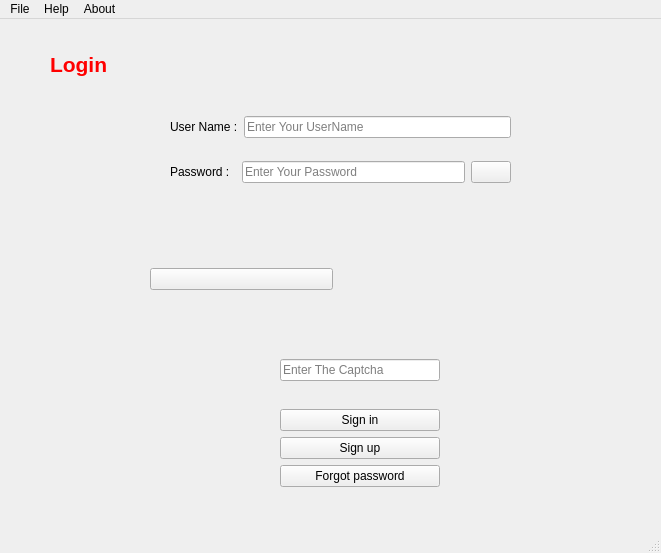
<?xml version="1.0" encoding="UTF-8"?>
<ui version="4.0">
 <class>login</class>
 <widget class="QMainWindow" name="login">
  <property name="windowModality">
   <enum>Qt::NonModal</enum>
  </property>
  <property name="enabled">
   <bool>true</bool>
  </property>
  <property name="geometry">
   <rect>
    <x>0</x>
    <y>0</y>
    <width>661</width>
    <height>553</height>
   </rect>
  </property>
  <property name="sizePolicy">
   <sizepolicy hsizetype="Fixed" vsizetype="Fixed">
    <horstretch>0</horstretch>
    <verstretch>0</verstretch>
   </sizepolicy>
  </property>
  <property name="tabletTracking">
   <bool>false</bool>
  </property>
  <property name="focusPolicy">
   <enum>Qt::NoFocus</enum>
  </property>
  <property name="contextMenuPolicy">
   <enum>Qt::DefaultContextMenu</enum>
  </property>
  <property name="acceptDrops">
   <bool>false</bool>
  </property>
  <property name="windowTitle">
   <string>Login</string>
  </property>
  <property name="windowIcon">
   <iconset resource="files.qrc">
    <normaloff>:/icon/images/icons8-enter-96.png</normaloff>:/icon/images/icons8-enter-96.png</iconset>
  </property>
  <property name="whatsThis">
   <string notr="true"/>
  </property>
  <property name="autoFillBackground">
   <bool>false</bool>
  </property>
  <property name="styleSheet">
   <string notr="true"/>
  </property>
  <property name="inputMethodHints">
   <set>Qt::ImhNone</set>
  </property>
  <property name="toolButtonStyle">
   <enum>Qt::ToolButtonIconOnly</enum>
  </property>
  <property name="animated">
   <bool>true</bool>
  </property>
  <property name="documentMode">
   <bool>false</bool>
  </property>
  <property name="dockNestingEnabled">
   <bool>false</bool>
  </property>
  <property name="unifiedTitleAndToolBarOnMac">
   <bool>false</bool>
  </property>
  <widget class="QWidget" name="centralwidget">
   <widget class="QWidget" name="horizontalLayoutWidget">
    <property name="geometry">
     <rect>
      <x>150</x>
      <y>200</y>
      <width>371</width>
      <height>121</height>
     </rect>
    </property>
    <layout class="QHBoxLayout" name="horizontalLayout_4">
     <item>
      <layout class="QVBoxLayout" name="verticalLayout_4">
       <item>
        <widget class="QPushButton" name="qpb_replace">
         <property name="cursor">
          <cursorShape>PointingHandCursor</cursorShape>
         </property>
         <property name="toolTip">
          <string>Replace</string>
         </property>
         <property name="text">
          <string/>
         </property>
         <property name="icon">
          <iconset resource="files.qrc">
           <normaloff>:/icon/images/icons8-replace-100.png</normaloff>:/icon/images/icons8-replace-100.png</iconset>
         </property>
         <property name="iconSize">
          <size>
           <width>45</width>
           <height>45</height>
          </size>
         </property>
        </widget>
       </item>
      </layout>
     </item>
     <item>
      <widget class="QLabel" name="label">
       <property name="text">
        <string/>
       </property>
      </widget>
     </item>
    </layout>
   </widget>
   <widget class="QLabel" name="qlb_signin">
    <property name="geometry">
     <rect>
      <x>50</x>
      <y>20</y>
      <width>111</width>
      <height>51</height>
     </rect>
    </property>
    <property name="font">
     <font>
      <pointsize>16</pointsize>
      <weight>75</weight>
      <bold>true</bold>
     </font>
    </property>
    <property name="styleSheet">
     <string notr="true">color: rgb(255, 0, 0);</string>
    </property>
    <property name="text">
     <string>Login</string>
    </property>
   </widget>
   <widget class="QWidget" name="layoutWidget">
    <property name="geometry">
     <rect>
      <x>170</x>
      <y>80</y>
      <width>341</width>
      <height>101</height>
     </rect>
    </property>
    <layout class="QVBoxLayout" name="verticalLayout">
     <item>
      <layout class="QHBoxLayout" name="horizontalLayout_2">
       <item>
        <widget class="QLabel" name="qlb_username">
         <property name="autoFillBackground">
          <bool>false</bool>
         </property>
         <property name="text">
          <string>User Name :</string>
         </property>
         <property name="scaledContents">
          <bool>false</bool>
         </property>
        </widget>
       </item>
       <item>
        <widget class="QLineEdit" name="qle_username">
         <property name="inputMask">
          <string/>
         </property>
         <property name="placeholderText">
          <string>Enter Your UserName</string>
         </property>
         <property name="clearButtonEnabled">
          <bool>true</bool>
         </property>
        </widget>
       </item>
      </layout>
     </item>
     <item>
      <layout class="QHBoxLayout" name="horizontalLayout_3">
       <item>
        <widget class="QLabel" name="qlb_password">
         <property name="text">
          <string>Password :  </string>
         </property>
        </widget>
       </item>
       <item>
        <layout class="QHBoxLayout" name="horizontalLayout">
         <item>
          <widget class="QLineEdit" name="qle_password">
           <property name="echoMode">
            <enum>QLineEdit::Password</enum>
           </property>
           <property name="placeholderText">
            <string>Enter Your Password</string>
           </property>
           <property name="clearButtonEnabled">
            <bool>true</bool>
           </property>
          </widget>
         </item>
         <item>
          <widget class="QPushButton" name="qpb_show_password">
           <property name="cursor">
            <cursorShape>PointingHandCursor</cursorShape>
           </property>
           <property name="text">
            <string/>
           </property>
           <property name="icon">
            <iconset resource="files.qrc">
             <normaloff>:/icon/images/icons8-eye-90.png</normaloff>:/icon/images/icons8-eye-90.png</iconset>
           </property>
           <property name="checkable">
            <bool>true</bool>
           </property>
          </widget>
         </item>
        </layout>
       </item>
      </layout>
     </item>
    </layout>
   </widget>
   <widget class="QWidget" name="verticalLayoutWidget">
    <property name="geometry">
     <rect>
      <x>280</x>
      <y>340</y>
      <width>160</width>
      <height>128</height>
     </rect>
    </property>
    <layout class="QVBoxLayout" name="verticalLayout_2">
     <item>
      <widget class="QLineEdit" name="led_captcha">
       <property name="inputMethodHints">
        <set>Qt::ImhFormattedNumbersOnly</set>
       </property>
       <property name="inputMask">
        <string notr="true"/>
       </property>
       <property name="text">
        <string notr="true"/>
       </property>
       <property name="frame">
        <bool>true</bool>
       </property>
       <property name="placeholderText">
        <string>Enter The Captcha</string>
       </property>
       <property name="clearButtonEnabled">
        <bool>true</bool>
       </property>
      </widget>
     </item>
     <item>
      <widget class="QLabel" name="label_2">
       <property name="text">
        <string/>
       </property>
      </widget>
     </item>
     <item>
      <widget class="QPushButton" name="qpb_signin">
       <property name="cursor">
        <cursorShape>PointingHandCursor</cursorShape>
       </property>
       <property name="statusTip">
        <string>To log in </string>
       </property>
       <property name="text">
        <string>Sign in</string>
       </property>
      </widget>
     </item>
     <item>
      <widget class="QPushButton" name="qpb_signup">
       <property name="cursor">
        <cursorShape>PointingHandCursor</cursorShape>
       </property>
       <property name="statusTip">
        <string>To register</string>
       </property>
       <property name="styleSheet">
        <string notr="true"/>
       </property>
       <property name="text">
        <string>Sign up</string>
       </property>
      </widget>
     </item>
     <item>
      <widget class="QPushButton" name="pushButton">
       <property name="cursor">
        <cursorShape>PointingHandCursor</cursorShape>
       </property>
       <property name="statusTip">
        <string>If you forgot your password click</string>
       </property>
       <property name="text">
        <string>Forgot password</string>
       </property>
      </widget>
     </item>
    </layout>
   </widget>
  </widget>
  <widget class="QStatusBar" name="statusbar"/>
  <widget class="QMenuBar" name="menubar">
   <property name="geometry">
    <rect>
     <x>0</x>
     <y>0</y>
     <width>661</width>
     <height>21</height>
    </rect>
   </property>
   <widget class="QMenu" name="menuFile">
    <property name="title">
     <string>File</string>
    </property>
    <addaction name="actionReset_2"/>
    <addaction name="actionExit_3"/>
   </widget>
   <widget class="QMenu" name="menuHelp">
    <property name="title">
     <string>Help</string>
    </property>
    <addaction name="actionHelp"/>
   </widget>
   <widget class="QMenu" name="menuAbout">
    <property name="title">
     <string>About</string>
    </property>
    <addaction name="actionAbout"/>
   </widget>
   <addaction name="menuFile"/>
   <addaction name="menuHelp"/>
   <addaction name="menuAbout"/>
  </widget>
  <action name="actionNew">
   <property name="text">
    <string>New</string>
   </property>
  </action>
  <action name="actionReset_2">
   <property name="icon">
    <iconset resource="files.qrc">
     <normaloff>:/icon/images/icons8-password-reset-96.png</normaloff>:/icon/images/icons8-password-reset-96.png</iconset>
   </property>
   <property name="text">
    <string>Reset</string>
   </property>
  </action>
  <action name="actionExit_3">
   <property name="icon">
    <iconset resource="Resource.qrc">
     <normaloff>:/icon/images/001_60.gif</normaloff>:/icon/images/001_60.gif</iconset>
   </property>
   <property name="text">
    <string>Exit</string>
   </property>
  </action>
  <action name="actionHelp">
   <property name="icon">
    <iconset resource="files.qrc">
     <normaloff>:/icon/images/icons8-help-96.png</normaloff>:/icon/images/icons8-help-96.png</iconset>
   </property>
   <property name="text">
    <string>Help</string>
   </property>
  </action>
  <action name="actionAbout">
   <property name="icon">
    <iconset resource="files.qrc">
     <normaloff>:/icon/images/icons8-about-96.png</normaloff>:/icon/images/icons8-about-96.png</iconset>
   </property>
   <property name="text">
    <string>About</string>
   </property>
  </action>
 </widget>
 <resources>
  <include location="Resource.qrc"/>
  <include location="files.qrc"/>
 </resources>
 <connections/>
</ui>
